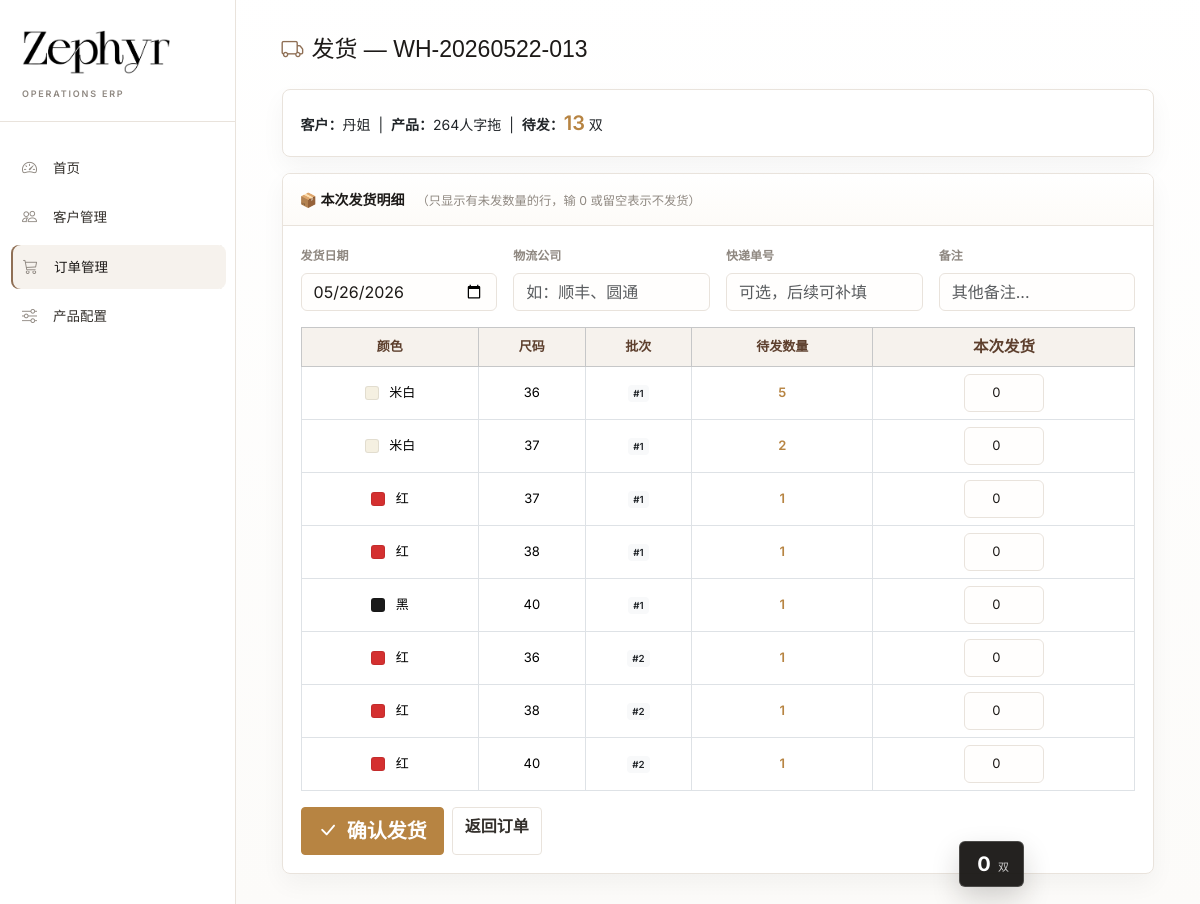
/orders/13/ship, run on the app's committed database.
### models.py (models this page shows, shortened)
class Order(db.Model):
    __tablename__ = 'orders'
    id = db.Column(db.Integer, primary_key=True)
    customer_id = db.Column(db.Integer, db.ForeignKey('customers.id'), nullable=False)
    product_id = db.Column(db.Integer, db.ForeignKey('products.id'), nullable=False)
    order_number = db.Column(db.String(50), unique=True, nullable=False)
    unit_price = db.Column(db.Float, default=0.0)
    total_qty = db.Column(db.Integer, default=0)
    total_shipped = db.Column(db.Integer, default=0)
    status = db.Column(db.String(20), default='pending')  # pending / partial / completed
    notes = db.Column(db.Text, default='')
    created_at = db.Column(db.DateTime, default=datetime.utcnow)
    updated_at = db.Column(db.DateTime, default=datetime.utcnow, onupdate=datetime.utcnow)
    lines = db.relationship('OrderLine', backref='order', lazy='dynamic',
                            cascade='all, delete-orphan')
    shipments = db.relationship('Shipment', backref='order', lazy='dynamic',
                                cascade='all, delete-orphan')
    @property
    def total_pending(self):
        return self.total_qty - self.total_shipped

class Customer(db.Model):
    __tablename__ = 'customers'
    id = db.Column(db.Integer, primary_key=True)
    name = db.Column(db.String(100), unique=True, nullable=False)
    unit_price = db.Column(db.Float, default=0.0)
    notes = db.Column(db.Text, default='')
    created_at = db.Column(db.DateTime, default=datetime.utcnow)
    orders = db.relationship('Order', backref='customer', lazy='dynamic')

class Product(db.Model):
    __tablename__ = 'products'
    id = db.Column(db.Integer, primary_key=True)
    name = db.Column(db.String(100), unique=True, nullable=False)  # 如: 2603人字拖
    image = db.Column(db.String(255), default='')
    is_active = db.Column(db.Boolean, default=True)
    created_at = db.Column(db.DateTime, default=datetime.utcnow)
    colors = db.relationship('ProductColor', backref='product', lazy='dynamic',
                             cascade='all, delete-orphan')
    sizes = db.relationship('ProductSize', backref='product', lazy='dynamic',
                            cascade='all, delete-orphan')
    orders = db.relationship('Order', backref='product', lazy='dynamic')

class ProductColor(db.Model):
    __tablename__ = 'product_colors'
    id = db.Column(db.Integer, primary_key=True)
    product_id = db.Column(db.Integer, db.ForeignKey('products.id'), nullable=False)
    name = db.Column(db.String(50), nullable=False)  # 如: 巧克力
    hex_code = db.Column(db.String(7), default='#CCCCCC')  # 如: #8B4513
    sort_order = db.Column(db.Integer, default=0)

class OrderLine(db.Model):
    __tablename__ = 'order_lines'
    id = db.Column(db.Integer, primary_key=True)
    order_id = db.Column(db.Integer, db.ForeignKey('orders.id'), nullable=False)
    batch = db.Column(db.Integer, default=1)  # 批次号：1=首批,2=第一次加单...
    color = db.Column(db.String(50), nullable=False)
    size = db.Column(db.String(10), nullable=False)
    qty = db.Column(db.Integer, default=0)  # 本批次订购数量
    shipped_qty = db.Column(db.Integer, default=0)  # 累计已发
    created_at = db.Column(db.DateTime, default=datetime.utcnow)
    @property
    def pending_qty(self):
        return self.qty - self.shipped_qty

### app.py (the view, shortened to what this page needs)
@app.route('/orders/<int:order_id>/ship', methods=['GET', 'POST'])
def order_ship(order_id):
    order = Order.query.get_or_404(order_id)
    product = order.product
    colors = product.colors.order_by(ProductColor.sort_order).all()
    sizes = product.sizes.order_by(ProductSize.sort_order).all()
    pending_lines = [line for line in order.lines.all() if line.pending_qty > 0]
    if not pending_lines:
        flash('该订单已全部发出', 'info')
        return redirect(url_for('order_detail', order_id=order.id))
    return render_template('ship_form.html', order=order, product=product,
                           colors=colors, sizes=sizes, pending_lines=pending_lines,
                           now=datetime.utcnow())

### templates/ship_form.html (shortened to what this page needs)
{% extends "base.html" %}
{% block content %}
<h4 class="mb-4"><i class="bi bi-truck me-2"></i>发货 — {{ order.order_number }}</h4>
<div class="card mb-3">
    <div class="card-body">
        <strong>客户：</strong>{{ order.customer.name }} &nbsp;|&nbsp;
        <strong>产品：</strong>{{ order.product.name }} &nbsp;|&nbsp;
        <strong>待发：</strong><span class="text-warning fw-bold fs-5">{{ order.total_pending }}</span> 双
    </div>
</div>
<div class="card">
    <div class="card-header">
        <strong>📦 本次发货明细</strong>
        <small class="text-muted ms-2">（只显示有未发数量的行，输 0 或留空表示不发货）</small>
    </div>
    <div class="card-body">
        <form method="POST">
            <div class="row g-3 mb-3">
                <div class="col-md-3">
                    <label class="form-label">发货日期</label>
                    <input type="date" name="ship_date" class="form-control" value="{{ now.strftime('%Y-%m-%d') }}">
                </div>
                <div class="col-md-3">
                    <label class="form-label">物流公司</label>
                    <input type="text" name="logistics_company" class="form-control" placeholder="如：顺丰、圆通">
                </div>
                <div class="col-md-3">
                    <label class="form-label">快递单号</label>
                    <input type="text" name="tracking_number" class="form-control" placeholder="可选，后续可补填">
                </div>
                <div class="col-md-3">
                    <label class="form-label">备注</label>
                    <input type="text" name="notes" class="form-control" placeholder="其他备注...">
                </div>
            </div>
            <table class="table table-bordered table-sm matrix-table">
                <thead class="table-light">
                    <tr>
                        <th>颜色</th>
                        <th>尺码</th>
                        <th>批次</th>
                        <th>待发数量</th>
                        <th>本次发货</th>
                    </tr>
                </thead>
                <tbody>
                    {% for line in pending_lines %}
                    <tr>
                        <td>
                            {% for color in colors %}
                            {% if color.name == line.color %}
                            <span class="color-dot" style="background:{{ color.hex_code }}"></span>
                            {% endif %}
                            {% endfor %}
                            {{ line.color }}
                        </td>
                        <td>{{ line.size }}</td>
                        <td><span class="badge bg-light text-dark">#{{ line.batch }}</span></td>
                        <td class="text-warning fw-bold">{{ line.pending_qty }}</td>
                        <td>
                            <input type="number" class="form-control ship-qty-input" min="0"
                                   max="{{ line.pending_qty }}" value="0"
                                   name="ship_{{ line.id }}" onfocus="this.select()"
                                   style="width:80px">
                        </td>
                    </tr>
                    {% endfor %}
                </tbody>
            </table>
            <div id="shipCounter" class="ship-counter">
                <span class="counter-value" id="counterValue">0</span>
                <span class="counter-unit">双</span>
            </div>
            <div class="d-flex gap-2 mt-3">
                <button type="submit" class="btn btn-warning btn-lg">
                    <i class="bi bi-check-lg me-1"></i> 确认发货
                </button>
                <a href="{{ url_for('order_detail', order_id=order.id) }}" class="btn btn-outline-secondary">返回订单</a>
            </div>
        </form>
    </div>
</div>
{% endblock %}

### templates/base.html (style rules this page uses)
:root { --sidebar-width: 236px; --z-white: #ffffff; --z-paper: #fcfbf9; --z-warm-gray: #f6f2ed; --z-line: #e9e3dc; --z-soft-line: #f1ece6; --z-muted: #8f8881; --z-charcoal: #332f2b; --z-ink: #1d1a18; --z-accent: #8f6f55; --z-deep-brown: #5d3f2d; --z-success: #7a6a5f; --z-warning: #b78442; --z-danger: #b95d4f; --font-serif: 'Playfair Display', Georgia, 'Times New Roman', serif; --font-display-cn: 'Microsoft YaHei UI', 'Noto Sans SC', 'PingFang SC', 'Hiragino Sans GB', sans-serif; --font-sans: 'Microsoft YaHei UI', 'Noto Sans SC', 'Inter', 'Microsoft YaHei', 'PingFang SC', 'Hiragino Sans GB', sans-serif; --shadow-soft: 0 10px 24px rgba(31, 27, 22, 0.045); --shadow-float: 0 18px 48px rgba(31, 27, 22, 0.12); }
* { letter-spacing: 0; }
body { font-family: var(--font-sans); font-size: 14px; color: var(--z-charcoal); background: linear-gradient(180deg, rgba(255,255,255,0.96), rgba(252,251,249,0.98)), var(--z-paper); -webkit-font-smoothing: antialiased; text-rendering: optimizeLegibility; }
a { color: var(--z-ink); text-decoration: none; }
h1, h2, h3, h4, h5, h6 { color: var(--z-ink); font-weight: 600; line-height: 1.35; }
strong, .fw-bold { font-weight: 600 !important; }
.main-content > h4, .main-content > .d-flex h4 { font-family: var(--font-display-cn); font-size: 23px; font-weight: 500; margin-bottom: 0; }
.main-content > h4 i, .main-content > .d-flex h4 i { color: var(--z-accent); font-size: 0.95em; }
.card { border: 1px solid var(--z-line); border-radius: 8px; box-shadow: var(--shadow-soft); background: rgba(255,255,255,0.98); overflow: hidden; }
.card-header { background: linear-gradient(180deg, #fff, #fdfbf8); border-bottom: 1px solid var(--z-line); padding: 15px 17px; color: var(--z-ink); }
.card-header strong { font-weight: 600; }
.card-body { padding: 18px; }
.table { color: var(--z-charcoal); --bs-table-hover-bg: #f8f4ef; --bs-table-striped-bg: #fcfaf7; margin-bottom: 0; }
.table > :not(caption) > * > * { padding: 12px 12px; border-bottom-color: var(--z-soft-line); }
.table-light, .table .table-light, thead.table-light, tfoot.table-light { --bs-table-bg: #f6f2ed; --bs-table-color: var(--z-charcoal); }
.table th { font-size: 12px; font-weight: 600; color: var(--z-muted); white-space: nowrap; }
.matrix-table th, .matrix-table td { text-align: center; vertical-align: middle; padding: 7px 5px; font-size: 13px; }
.matrix-table th { color: var(--z-deep-brown); font-weight: 700; }
.matrix-table th:last-child, .matrix-table td:last-child { font-size: 15px; font-weight: 700; color: var(--z-ink); }
.matrix-table th:last-child { color: var(--z-deep-brown); font-size: 15.5px; }
.matrix-table .color-dot { display: inline-block; width: 14px; height: 14px; border-radius: 3px; margin-right: 7px; vertical-align: middle; border: 1px solid rgba(0,0,0,0.08); }
.matrix-table input.form-control { width: 60px; text-align: center; padding: 5px 3px; font-size: 13px; display: inline-block; }
.form-control, .form-select { border: 1px solid var(--z-line); border-radius: 6px; color: var(--z-ink); background-color: #fffefd; min-height: 38px; }
.form-label { font-size: 12px; font-weight: 600; color: var(--z-muted); }
.btn { border-radius: 4px; font-weight: 600; border-width: 1px; transition: transform 0.18s ease, box-shadow 0.18s ease, background 0.18s ease, color 0.18s ease; }
.btn-outline-secondary, .btn-outline-info { --bs-btn-color: var(--z-charcoal); --bs-btn-border-color: var(--z-line); --bs-btn-hover-color: var(--z-white); --bs-btn-hover-bg: var(--z-ink); --bs-btn-hover-border-color: var(--z-ink); }
.btn-warning { --bs-btn-color: var(--z-white); --bs-btn-bg: var(--z-warning); --bs-btn-border-color: var(--z-warning); --bs-btn-hover-color: var(--z-white); --bs-btn-hover-bg: #9e7136; --bs-btn-hover-border-color: #9e7136; }
.text-warning { color: var(--z-warning) !important; }
.text-muted { color: var(--z-muted) !important; }
.badge { border-radius: 4px; font-weight: 600; padding: 0.4em 0.58em; }

### templates/ship_form.html (style rules this page uses)
#shipCounter { position: fixed !important; bottom: 21px !important; right: 176px !important; background: rgba(23,21,19,0.94); color: #fff; border: 1px solid rgba(255,255,255,0.18); border-radius: 6px; padding: 7px 14px; display: inline-flex; align-items: baseline; gap: 4px; box-shadow: 0 12px 28px rgba(31,27,22,0.18); z-index: 1050; transition: all 0.2s ease; }
#shipCounter .counter-value { font-size: 20px; font-weight: 700; min-width: 20px; text-align: center; }
#shipCounter .counter-unit { opacity: 0.78; font-size: 11px; }

### data on the page
Order: order_number "WH-20260522-013", total_pending "13"
Customer: customer.name "丹姐"
Product: product.name "264人字拖"
OrderLine: color "米白", size "36", batch "1", pending_qty "5"
OrderLine: color "米白", size "37", batch "1", pending_qty "2"
OrderLine: color "红", size "37", batch "1", pending_qty "1"
OrderLine: color "红", size "38", batch "1", pending_qty "1"
OrderLine: color "黑", size "40", batch "1", pending_qty "1"
OrderLine: color "红", size "36", batch "2", pending_qty "1"
OrderLine: color "红", size "38", batch "2", pending_qty "1"
OrderLine: color "红", size "40", batch "2", pending_qty "1"
